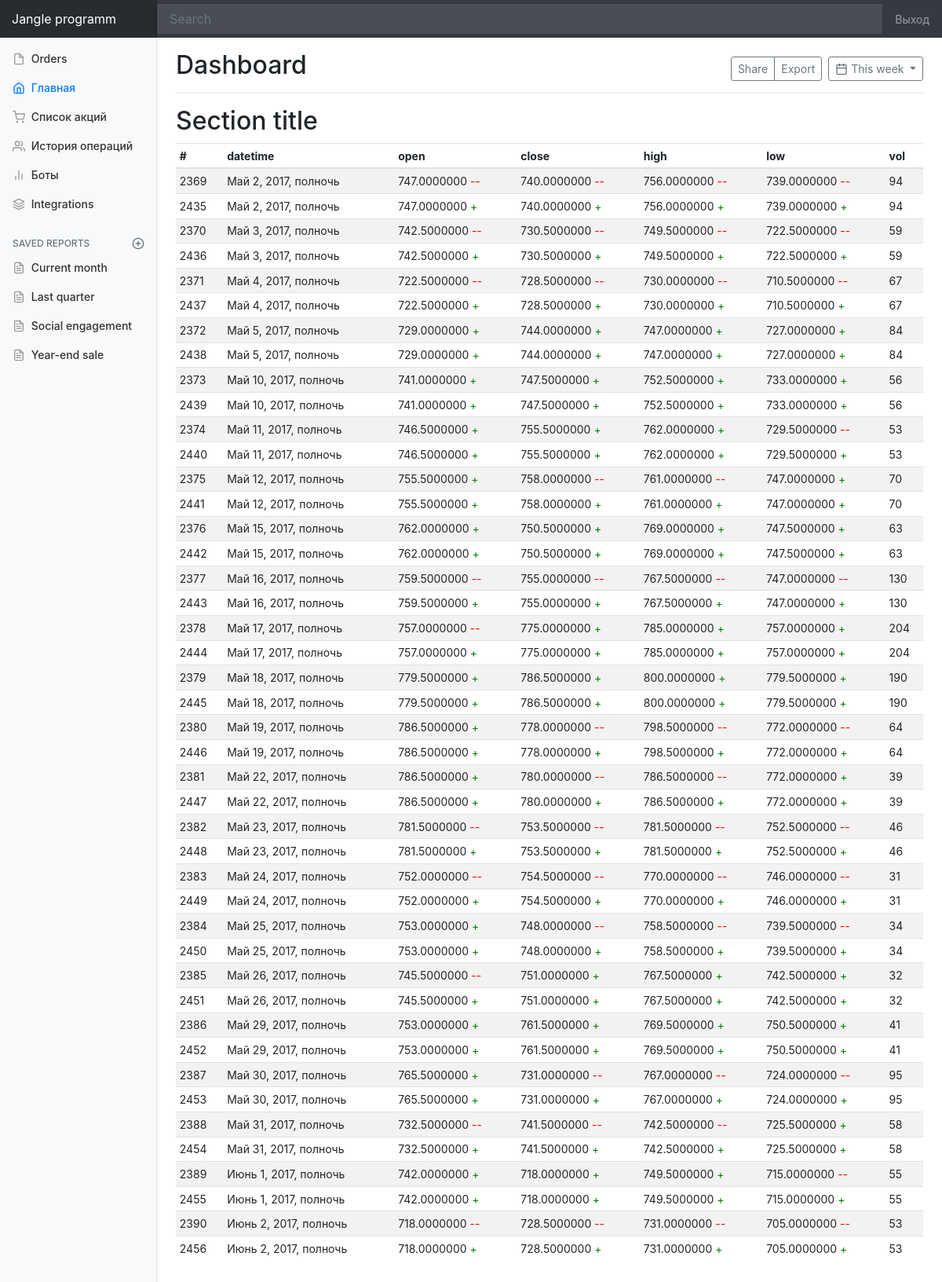
Screenshot of /stock/get_company/17 with the database file from the repository.
### stock/models.py (models this page shows)
class StockPrice(models.Model):
    id_stock = models.ForeignKey(Stock, on_delete=models.CASCADE)
    date_time = models.DateTimeField()
    open = models.DecimalField(max_length=20, decimal_places=7, max_digits=10000, default=0)
    high = models.DecimalField(max_length=20, decimal_places=7, max_digits=10000, default=0)
    low = models.DecimalField(max_length=20, decimal_places=7, max_digits=10000, default=0)
    close = models.DecimalField(max_length=20, decimal_places=7, max_digits=10000, default=0)
    vol = models.IntegerField(default=0)

### stock/views.py (the view)
# urls.py: path('get_company/<int:id>', views.get_company, name='get_company'),
def get_company(request, id):
    tmp = StockPrice.objects.filter(id_stock=id).values('id', 'date_time', 'high', 'low', 'open', 'close', 'vol').order_by('date_time')
    for i in range(len(tmp)):
        if i != 0:
            if tmp[i-1]['high'] <= tmp[i]['high']:
                tmp[i]['status_high'] = 1
            else:
                tmp[i]['status_high'] = 2
            if tmp[i-1]['low'] <= tmp[i]['low']:
                tmp[i]['status_low'] = 1
            else:
                tmp[i]['status_low'] = 2
            if tmp[i-1]['open'] <= tmp[i]['open']:
                tmp[i]['status_open'] = 1
            else:
                tmp[i]['status_open'] = 2
            if tmp[i-1]['close'] <= tmp[i]['close']:
                tmp[i]['status_close'] = 1
            else:
                tmp[i]['status_close'] = 2
        else:
            tmp[i]['status_high'] = 0
            tmp[i]['status_low'] = 0
            tmp[i]['status_open'] = 0
            tmp[i]['status_close'] = 0
    return render(request, 'stock/detail.html', {'prices': tmp})

### templates/stock/detail.html (shortened to what this page needs)
{% extends 'layout/stock_layout.html' %}
{% block content %}
    <main role="main" class="col-md-9 ml-sm-auto col-lg-10 pt-3 px-4" style="margin-bottom: 50px;">
        <div class="d-flex justify-content-between flex-wrap flex-md-nowrap align-items-center pb-2 mb-3 border-bottom">
            <h1 class="h2">Dashboard</h1>
            <div class="btn-toolbar mb-2 mb-md-0">
                <div class="btn-group mr-2">
                    <button class="btn btn-sm btn-outline-secondary">Share</button>
                    <button class="btn btn-sm btn-outline-secondary">Export</button>
                </div>
                <button class="btn btn-sm btn-outline-secondary dropdown-toggle">
                    This week
                </button>
            </div>
        </div>
        <h2>Section title</h2>
        <div class="table-responsive">
            <table class="table table-striped table-sm">
                <thead>
                <tr>
                    <th>#</th>
                    <th>datetime</th>
                    <th>open</th>
                    <th>close</th>
                    <th>high</th>
                    <th>low</th>
                    <th>vol</th>
                </tr>
                </thead>
                <tbody>
                {% for pr in prices %}
                    <tr>
                        <td>{{ pr.id }}</td>
                        <td>{{ pr.date_time }}</td>
                        <td>{{ pr.open }}
                            {% if pr.status_open == 1 %}
                                <span style="color: green">+</span>
                            {% else %}
                                <span style="color: red">--</span>
                            {% endif %}
                        </td>
                        <td>{{ pr.close }}
                            {% if pr.status_high == 1 %}
                                <span style="color: green">+</span>
                            {% else %}
                                <span style="color: red">--</span>
                            {% endif %}
                        </td>
                        <td>{{ pr.high }}
                            {% if pr.status_high == 1 %}
                                <span style="color: green">+</span>
                            {% else %}
                                <span style="color: red">--</span>
                            {% endif %}
                        </td>
                        <td>{{ pr.low }}
                            {% if pr.status_low == 1 %}
                                <span style="color: green">+</span>
                            {% else %}
                                <span style="color: red">--</span>
                            {% endif %}
                        </td>
                        <td>{{ pr.vol }}</td>
                    </tr>
                {% endfor %}
                </tbody>
            </table>
        </div>
    </main>
{% endblock %}

### static/css/main.css (style rules this page uses)
.feather { width: 16px; height: 16px; vertical-align: text-bottom; }
.border-bottom { border-bottom: 1px solid #e5e5e5; }

### rows the page displays
StockPrice: id "2369", date_time "Май 2, 2017, полночь", open "747.0000000", close "740.0000000", high "756.0000000", low "739.0000000", vol "94"
StockPrice: id "2435", date_time "Май 2, 2017, полночь", open "747.0000000", close "740.0000000", high "756.0000000", low "739.0000000", vol "94"
StockPrice: id "2370", date_time "Май 3, 2017, полночь", open "742.5000000", close "730.5000000", high "749.5000000", low "722.5000000", vol "59"
StockPrice: id "2436", date_time "Май 3, 2017, полночь", open "742.5000000", close "730.5000000", high "749.5000000", low "722.5000000", vol "59"
StockPrice: id "2371", date_time "Май 4, 2017, полночь", open "722.5000000", close "728.5000000", high "730.0000000", low "710.5000000", vol "67"
StockPrice: id "2437", date_time "Май 4, 2017, полночь", open "722.5000000", close "728.5000000", high "730.0000000", low "710.5000000", vol "67"
StockPrice: id "2372", date_time "Май 5, 2017, полночь", open "729.0000000", close "744.0000000", high "747.0000000", low "727.0000000", vol "84"
StockPrice: id "2438", date_time "Май 5, 2017, полночь", open "729.0000000", close "744.0000000", high "747.0000000", low "727.0000000", vol "84"
StockPrice: id "2373", date_time "Май 10, 2017, полночь", open "741.0000000", close "747.5000000", high "752.5000000", low "733.0000000", vol "56"
StockPrice: id "2439", date_time "Май 10, 2017, полночь", open "741.0000000", close "747.5000000", high "752.5000000", low "733.0000000", vol "56"
StockPrice: id "2374", date_time "Май 11, 2017, полночь", open "746.5000000", close "755.5000000", high "762.0000000", low "729.5000000", vol "53"
StockPrice: id "2440", date_time "Май 11, 2017, полночь", open "746.5000000", close "755.5000000", high "762.0000000", low "729.5000000", vol "53"
StockPrice: id "2375", date_time "Май 12, 2017, полночь", open "755.5000000", close "758.0000000", high "761.0000000", low "747.0000000", vol "70"
StockPrice: id "2441", date_time "Май 12, 2017, полночь", open "755.5000000", close "758.0000000", high "761.0000000", low "747.0000000", vol "70"
StockPrice: id "2376", date_time "Май 15, 2017, полночь", open "762.0000000", close "750.5000000", high "769.0000000", low "747.5000000", vol "63"
StockPrice: id "2442", date_time "Май 15, 2017, полночь", open "762.0000000", close "750.5000000", high "769.0000000", low "747.5000000", vol "63"
StockPrice: id "2377", date_time "Май 16, 2017, полночь", open "759.5000000", close "755.0000000", high "767.5000000", low "747.0000000", vol "130"
StockPrice: id "2443", date_time "Май 16, 2017, полночь", open "759.5000000", close "755.0000000", high "767.5000000", low "747.0000000", vol "130"
StockPrice: id "2378", date_time "Май 17, 2017, полночь", open "757.0000000", close "775.0000000", high "785.0000000", low "757.0000000", vol "204"
StockPrice: id "2444", date_time "Май 17, 2017, полночь", open "757.0000000", close "775.0000000", high "785.0000000", low "757.0000000", vol "204"
StockPrice: id "2379", date_time "Май 18, 2017, полночь", open "779.5000000", close "786.5000000", high "800.0000000", low "779.5000000", vol "190"
StockPrice: id "2445", date_time "Май 18, 2017, полночь", open "779.5000000", close "786.5000000", high "800.0000000", low "779.5000000", vol "190"
StockPrice: id "2380", date_time "Май 19, 2017, полночь", open "786.5000000", close "778.0000000", high "798.5000000", low "772.0000000", vol "64"
StockPrice: id "2446", date_time "Май 19, 2017, полночь", open "786.5000000", close "778.0000000", high "798.5000000", low "772.0000000", vol "64"
StockPrice: id "2381", date_time "Май 22, 2017, полночь", open "786.5000000", close "780.0000000", high "786.5000000", low "772.0000000", vol "39"
StockPrice: id "2447", date_time "Май 22, 2017, полночь", open "786.5000000", close "780.0000000", high "786.5000000", low "772.0000000", vol "39"
StockPrice: id "2382", date_time "Май 23, 2017, полночь", open "781.5000000", close "753.5000000", high "781.5000000", low "752.5000000", vol "46"
StockPrice: id "2448", date_time "Май 23, 2017, полночь", open "781.5000000", close "753.5000000", high "781.5000000", low "752.5000000", vol "46"
StockPrice: id "2383", date_time "Май 24, 2017, полночь", open "752.0000000", close "754.5000000", high "770.0000000", low "746.0000000", vol "31"
StockPrice: id "2449", date_time "Май 24, 2017, полночь", open "752.0000000", close "754.5000000", high "770.0000000", low "746.0000000", vol "31"
StockPrice: id "2384", date_time "Май 25, 2017, полночь", open "753.0000000", close "748.0000000", high "758.5000000", low "739.5000000", vol "34"
StockPrice: id "2450", date_time "Май 25, 2017, полночь", open "753.0000000", close "748.0000000", high "758.5000000", low "739.5000000", vol "34"
StockPrice: id "2385", date_time "Май 26, 2017, полночь", open "745.5000000", close "751.0000000", high "767.5000000", low "742.5000000", vol "32"
StockPrice: id "2451", date_time "Май 26, 2017, полночь", open "745.5000000", close "751.0000000", high "767.5000000", low "742.5000000", vol "32"
StockPrice: id "2386", date_time "Май 29, 2017, полночь", open "753.0000000", close "761.5000000", high "769.5000000", low "750.5000000", vol "41"
StockPrice: id "2452", date_time "Май 29, 2017, полночь", open "753.0000000", close "761.5000000", high "769.5000000", low "750.5000000", vol "41"
StockPrice: id "2387", date_time "Май 30, 2017, полночь", open "765.5000000", close "731.0000000", high "767.0000000", low "724.0000000", vol "95"
StockPrice: id "2453", date_time "Май 30, 2017, полночь", open "765.5000000", close "731.0000000", high "767.0000000", low "724.0000000", vol "95"
StockPrice: id "2388", date_time "Май 31, 2017, полночь", open "732.5000000", close "741.5000000", high "742.5000000", low "725.5000000", vol "58"
StockPrice: id "2454", date_time "Май 31, 2017, полночь", open "732.5000000", close "741.5000000", high "742.5000000", low "725.5000000", vol "58"
StockPrice: id "2389", date_time "Июнь 1, 2017, полночь", open "742.0000000", close "718.0000000", high "749.5000000", low "715.0000000", vol "55"
StockPrice: id "2455", date_time "Июнь 1, 2017, полночь", open "742.0000000", close "718.0000000", high "749.5000000", low "715.0000000", vol "55"
StockPrice: id "2390", date_time "Июнь 2, 2017, полночь", open "718.0000000", close "728.5000000", high "731.0000000", low "705.0000000", vol "53"
StockPrice: id "2456", date_time "Июнь 2, 2017, полночь", open "718.0000000", close "728.5000000", high "731.0000000", low "705.0000000", vol "53"
